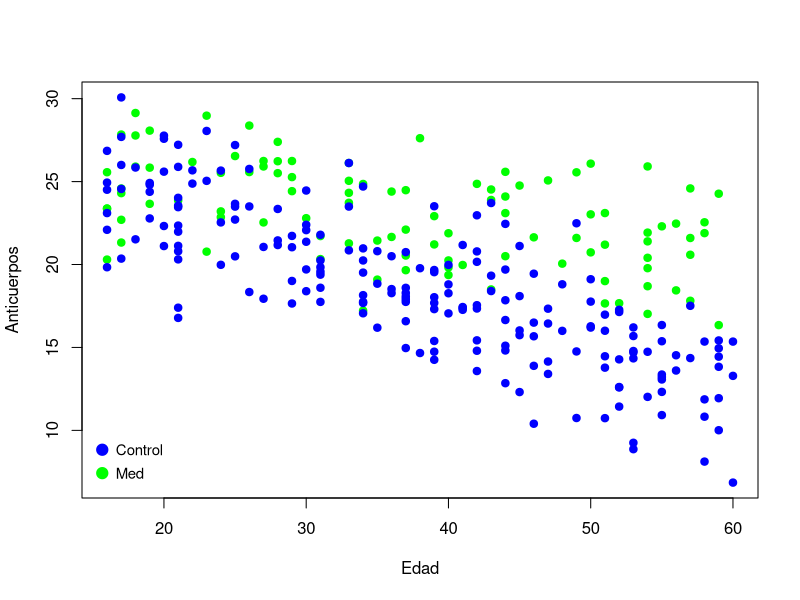
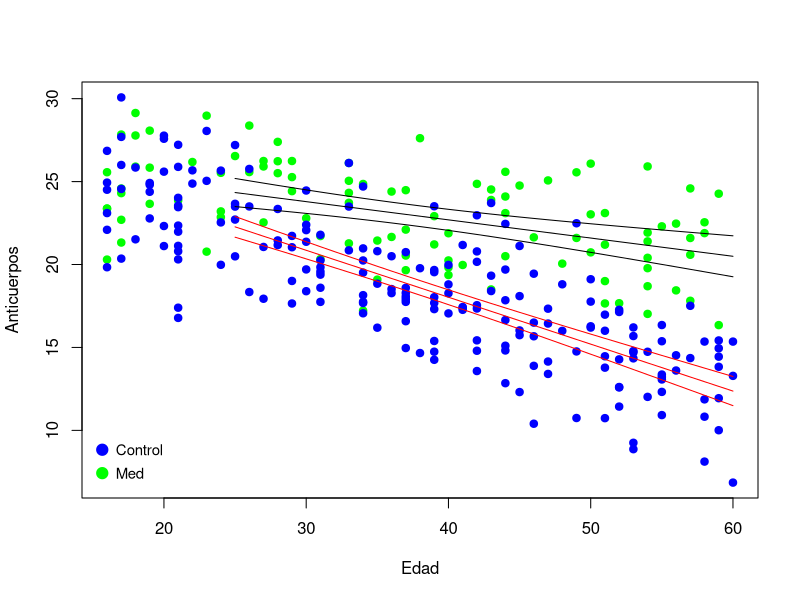

Write R code to recreate these figures, in order.
## ---- chunk 1
Datos<-read.csv("Ex5.csv")
Datos$Trat=factor(Datos$Trat)
## ---- chunk 2

plot(Datos$Edad,Datos$Ant,pch=19,col=c("blue","green")[Datos$Trat],xlab = "Edad",ylab = "Anticuerpos")
legend("bottomleft", levels(Datos$Trat),
       col = c("blue","green"), pch = 19, inset = 0.01,  pt.cex=1.5,cex = .9, y.intersp = 1.3 , bty="n")
## ---- chunk 3
fit <- lm(Ant ~ Edad * Trat, data = Datos) 
summary(fit)
## ---- chunk 4
library(multcomp)
## ---- chunk 5
K=matrix(c(0,0,0,1), ncol=4, nrow=1, byrow=TRUE)
m=c(0)
summary(glht(fit, linfct=K, rhs=m), test=Ftest())
## ---- chunk 6
edades.interes<-seq(from=25,to=60,by=1)
length(edades.interes)


KC<-cbind(1,edades.interes,0,0)
KC

KT<-cbind(1,edades.interes,1,edades.interes)
KT
K=rbind(KC,KT)

fitE<-glht(fit,linfct = K)
fitci<-confint(fitE,level = 0.90)

## ---- chunk 7
plot(Datos$Edad,Datos$Ant,pch=19,col=c("blue","green")[Datos$Trat],xlab = "Edad",ylab = "Anticuerpos")
legend("bottomleft", levels(Datos$Trat),
       col = c("blue","green"), pch = 19, inset = 0.01,  pt.cex=1.5,cex = .9, y.intersp = 1.3 , bty="n")

lines(edades.interes,coef(fitE)[1:36],col="red")
lines(edades.interes,fitci$confint[1:36,"upr"],col="red")
lines(edades.interes,fitci$confint[1:36,"lwr"],col="red")

lines(edades.interes,coef(fitE)[37:72],col="black")
lines(edades.interes,fitci$confint[37:72,"upr"],col="black")
lines(edades.interes,fitci$confint[37:72,"lwr"],col="black")
